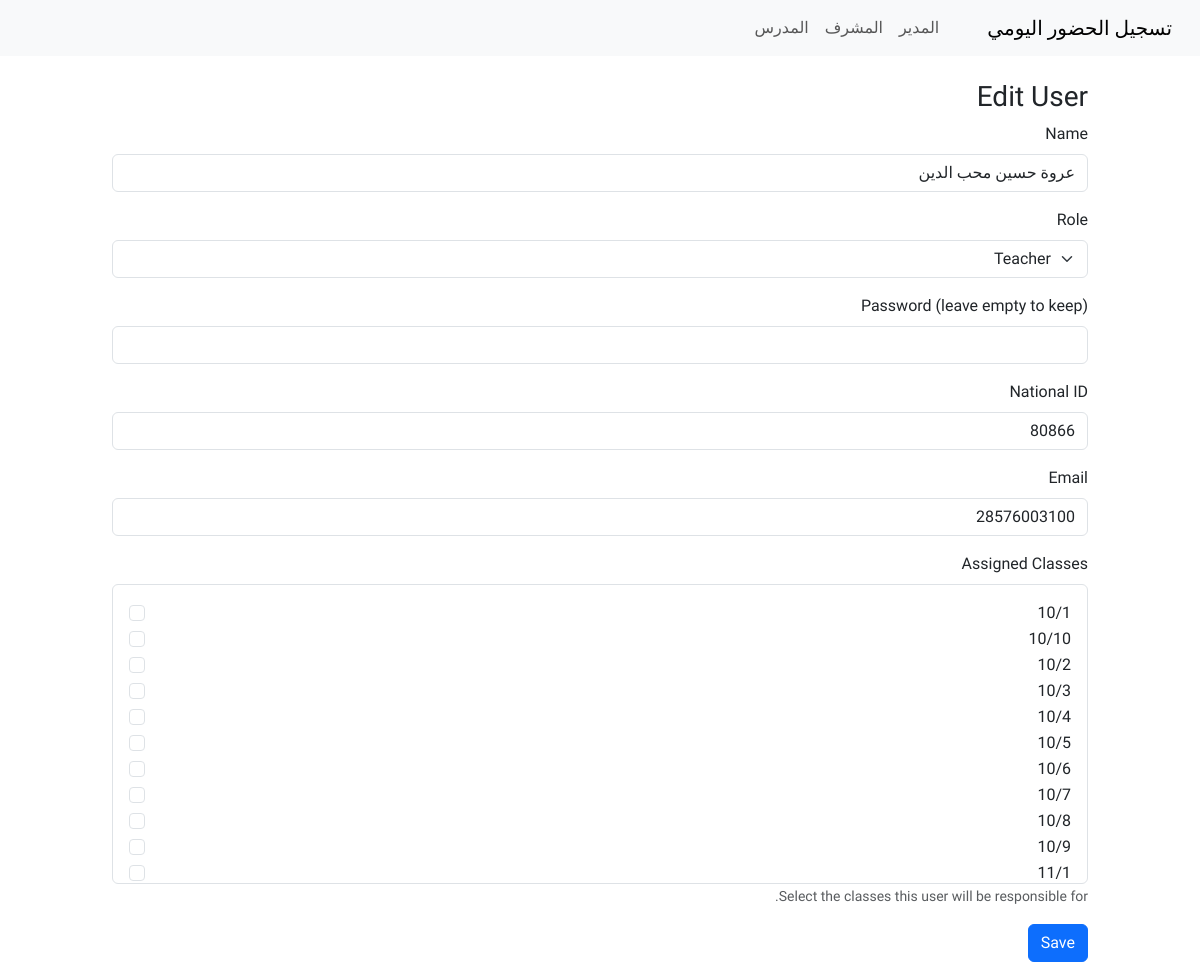
/admin/users/25/edit (signed in), run on an earlier commit of the app's database.
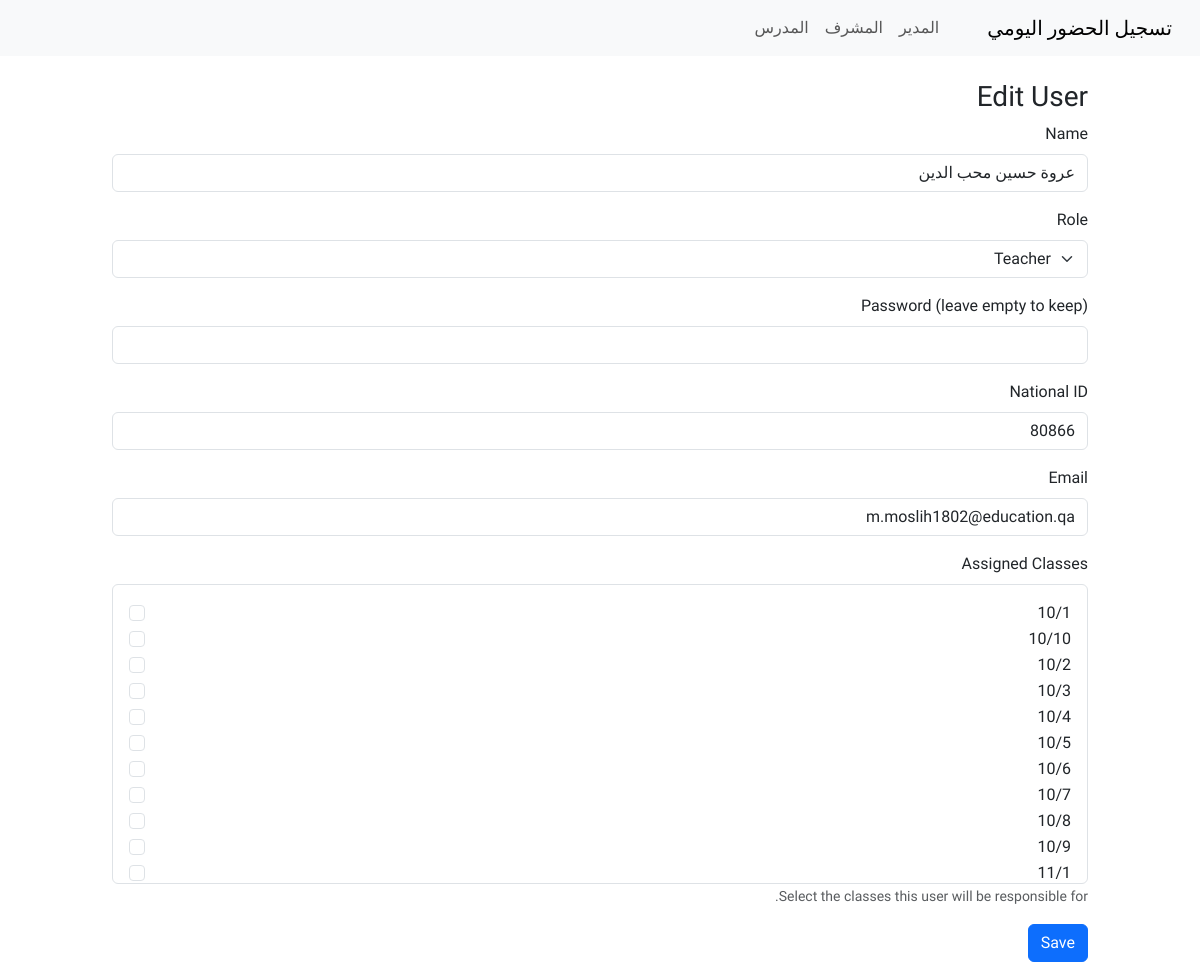
And on a later commit of the database.
### tables this page shows
CREATE TABLE "user" (
	"id"	INTEGER NOT NULL,
	"name"	VARCHAR(150) NOT NULL,
	"role"	VARCHAR(50) NOT NULL,
	"password_hash"	VARCHAR(200),
	"national_id"	VARCHAR(50),
	"classes"	VARCHAR(200),
	"email"	VARCHAR(50),
	PRIMARY KEY("id")
);

CREATE TABLE school_class (
	id INTEGER NOT NULL, 
	name VARCHAR(120) NOT NULL, 
	PRIMARY KEY (id)
);

### app.py (the view, shortened to what this page needs)
@app.route('/admin/users/<int:user_id>/edit', methods=['GET', 'POST'])
@login_required
def admin_users_edit(user_id):
    if not admin_required():
        return redirect(url_for('index'))
    conn = get_db()
    row = conn.execute("SELECT * FROM user WHERE id = ?", (user_id,)).fetchone()
    if not row:
        flash('User not found', 'danger')
        return redirect(url_for('admin_users'))
    user = RowObject(row)
    classes_rows = conn.execute("SELECT * FROM school_class ORDER BY name").fetchall()
    classes = [RowObject(r) for r in classes_rows]
    return render_template('admin_user_form.html', user=user, classes=classes)

### app.py (called while the page is built)
def get_db():
    db_conn = getattr(g, '_database', None)
    if db_conn is None:
        db_conn = sqlite3.connect(DATABASE, detect_types=sqlite3.PARSE_DECLTYPES)
        db_conn.row_factory = sqlite3.Row
        g._database = db_conn
    return db_conn

@login_manager.user_loader
def load_user(user_id):
    conn = get_db()
    row = conn.execute("SELECT * FROM user WHERE id = ?", (int(user_id),)).fetchone()
    return SimpleUser(row) if row else None

def admin_required():
    if not current_user.is_authenticated or current_user.role != 'admin':
        flash('Unauthorized', 'danger')
        return False
    return True

    def __getattr__(self, name):
        try:
            return self._r[name]
        except Exception:
            raise AttributeError(name)

### templates/admin_user_form.html (shortened to what this page needs)
{% extends 'layout.html' %}
{% block content %}
<h3>{{ 'Edit' if user else 'Create' }} User</h3>
<form method="post">
    <div class="mb-3">
        <label class="form-label">Name</label>
        <input class="form-control" name="name" value="{{ user.name if user else '' }}" required>
    </div>
    <div class="mb-3">
        <label class="form-label">Role</label>
        <select name="role" class="form-select">
            <option value="teacher" {% if user and user.role=='teacher' %}selected{% endif %}>Teacher</option>
        </select>
    </div>
    <div class="mb-3">
        <label class="form-label">Password (leave empty to keep)</label>
        <input class="form-control" name="password" type="password">
    </div>
    <div class="mb-3">
        <label class="form-label">National ID</label>
        <input class="form-control" name="national_id" value="{{ user.national_id if user else '' }}">
    </div>
    <div class="mb-3">
        <label class="form-label">Email</label>
        <input class="form-control" name="email" type="email" value="{{ user.email if user else '' }}">
    </div>
    <div class="mb-3" id="class-assignment-section" style="display: none;">
        <label class="form-label">Assigned Classes</label>
        <div class="border p-3 rounded" style="max-height: 300px; overflow-y: auto;">
            {% if classes %}
            {% set assigned_class_ids = user.classes.split(',') if user and user.classes else [] %}
            {% for cls in classes %}
            <div class="form-check">
                <input class="form-check-input" type="checkbox" name="assigned_classes" value="{{ cls.id }}"
                    id="class_{{ cls.id }}" {% if cls.id|string in assigned_class_ids %}checked{% endif %}>
                <label class="form-check-label" for="class_{{ cls.id }}">
                    {{ cls.name }}
                </label>
            </div>
            {% endfor %}
            {% else %}
            <p class="text-muted mb-0">No classes available. Please create classes first.</p>
            {% endif %}
        </div>
        <small class="form-text text-muted">Select the classes this user will be responsible for.</small>
    </div>
    <button class="btn btn-primary" type="submit">Save</button>
</form>
{% endblock %}

### templates/layout.html (shortened to what this page needs)
<!doctype html>
<html lang="en" dir="rtl">
<head>
    <link href="https://cdn.jsdelivr.net/npm/bootstrap@5.3.2/dist/css/bootstrap.min.css" rel="stylesheet">
    <link href="/static/css/style.css" rel="stylesheet">
</head>
<body>
    <nav class="navbar navbar-expand-lg navbar-light bg-light">
        <div class="container-fluid">
            <a class="navbar-brand" href="/">تسجيل الحضور اليومي</a>
            <div class="collapse navbar-collapse">
                <ul class="navbar-nav ms-auto">
                    {% if current_user.is_authenticated and current_user.role=='admin1' %}
                    <li class="nav-item dropdown">
                        <a class="nav-link dropdown-toggle" href="#" id="adminMenu" role="button"
                            data-bs-toggle="dropdown" aria-expanded="false">Admin</a>
                        <ul class="dropdown-menu dropdown-menu-end" aria-labelledby="adminMenu">
                            <li><a class="dropdown-item" href="{{ url_for('admin_dashboard') }}">Dashboard</a></li>
                            <li><a class="dropdown-item" href="{{ url_for('admin_periods') }}">Manage Periods</a></li>
                        </ul>
                    </li>
                    {% else %}
                    <li class="nav-item"><a class="nav-link" href="/admin/login">المدير</a></li>
                    {% endif %}
                    <li class="nav-item"><a class="nav-link" href="/staff/login">المشرف</a></li>
                    <li class="nav-item"><a class="nav-link" href="/teacher/login">المدرس</a></li>
                </ul>
            </div>
        </div>
    </nav>
    <div class="container mt-4">
        {% block content %}{% endblock %}
    </div>
</body>
</html>

### static/css/style.css (style rules this page uses)
body { font-family: 'Tajawal', Tahoma, Geneva, Verdana, sans-serif; }
.container { max-width: 1000px; }

What changed in the data, as far as the page shows it:
changed user "عروة حسين محب الدين": email "28576003100" → "m.moslih1802@education.qa"
